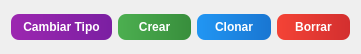
   <widget class="QWidget" name="layoutWidget">
    <property name="geometry">
     <rect>
      <x>1150</x>
      <y>10</y>
      <width>361</width>
      <height>54</height>
     </rect>
    </property>
    <layout class="QHBoxLayout" name="horizontalLayout_9">
     <item>
      <widget class="QPushButton" name="Cambiar_tipo">
       <property name="styleSheet">
        <string notr="true">QPushButton {
    background: qlineargradient(x1:0,y1:0,x2:1,y2:0, stop:0 #9C27B0, stop:1 #7B1FA2);
    color: #ffffff;
    border: none;
    border-radius: 8px;
    padding: 6px 12px;
    font-weight: 600;
}
QPushButton:hover {
    background: qlineargradient(x1:0,y1:0,x2:1,y2:0, stop:0 #BA68C8, stop:1 #9C27B0);
}
QPushButton:pressed {
    background: #6A1B9A;
}</string>
       </property>
       <property name="text">
        <string>Cambiar Tipo</string>
       </property>
      </widget>
     </item>
     <item>
      <widget class="QPushButton" name="btn_crear_contrato">
       <property name="styleSheet">
        <string notr="true">QPushButton {
    background: qlineargradient(x1:0,y1:0,x2:1,y2:0, stop:0 #4CAF50, stop:1 #388E3C);
    color: #ffffff;
    border: none;
    border-radius: 8px;
    padding: 6px 12px;
    font-weight: 600;
}
QPushButton:hover {
    background: qlineargradient(x1:0,y1:0,x2:1,y2:0, stop:0 #66BB6A, stop:1 #4CAF50);
}
QPushButton:pressed {
    background: #2E7D32;
}</string>
       </property>
       <property name="text">
        <string>Crear</string>
       </property>
      </widget>
     </item>
     <item>
      <widget class="QPushButton" name="btn_Clonar_contrato">
       <property name="styleSheet">
        <string notr="true">QPushButton {
    background: qlineargradient(x1:0,y1:0,x2:1,y2:0, stop:0 #2196F3, stop:1 #1976D2);
    color: #ffffff;
    border: none;
    border-radius: 8px;
    padding: 6px 12px;
    font-weight: 600;
}
QPushButton:hover {
    background: qlineargradient(x1:0,y1:0,x2:1,y2:0, stop:0 #42A5F5, stop:1 #2196F3);
}
QPushButton:pressed {
    background: #1565C0;
}</string>
       </property>
       <property name="text">
        <string>Clonar</string>
       </property>
      </widget>
     </item>
     <item>
      <widget class="QPushButton" name="btn_borrar_contrato">
       <property name="styleSheet">
        <string notr="true">QPushButton {
    background: qlineargradient(x1:0,y1:0,x2:1,y2:0, stop:0 #f44336, stop:1 #d32f2f);
    color: #ffffff;
    border: none;
    border-radius: 8px;
    padding: 6px 12px;
    font-weight: 600;
}
QPushButton:hover {
    background: qlineargradient(x1:0,y1:0,x2:1,y2:0, stop:0 #ef5350, stop:1 #f44336);
}
QPushButton:pressed {
    background: #c62828;
}</string>
       </property>
       <property name="text">
        <string>Borrar</string>
       </property>
      </widget>
     </item>
    </layout>
   </widget>
